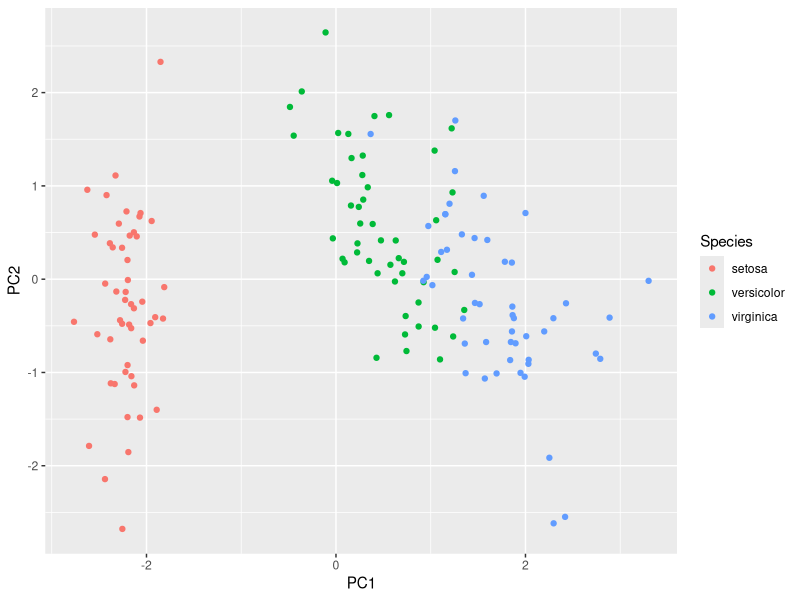
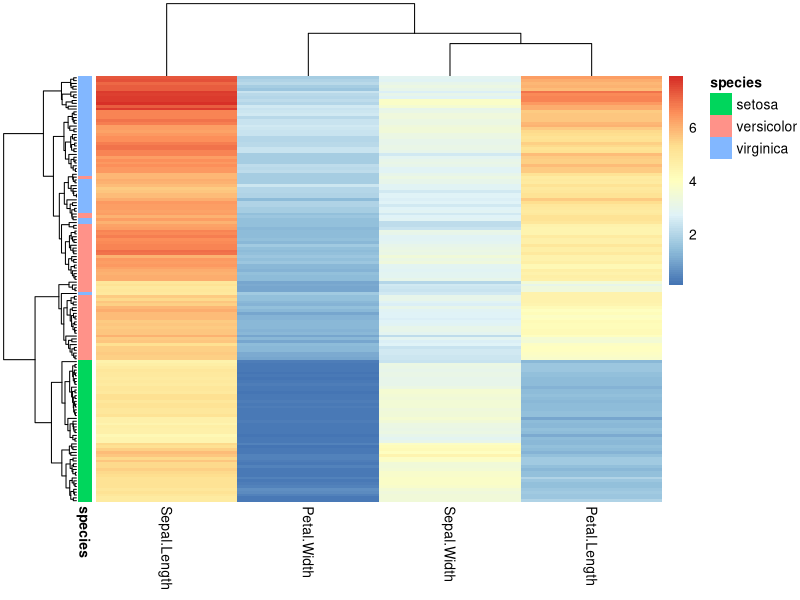
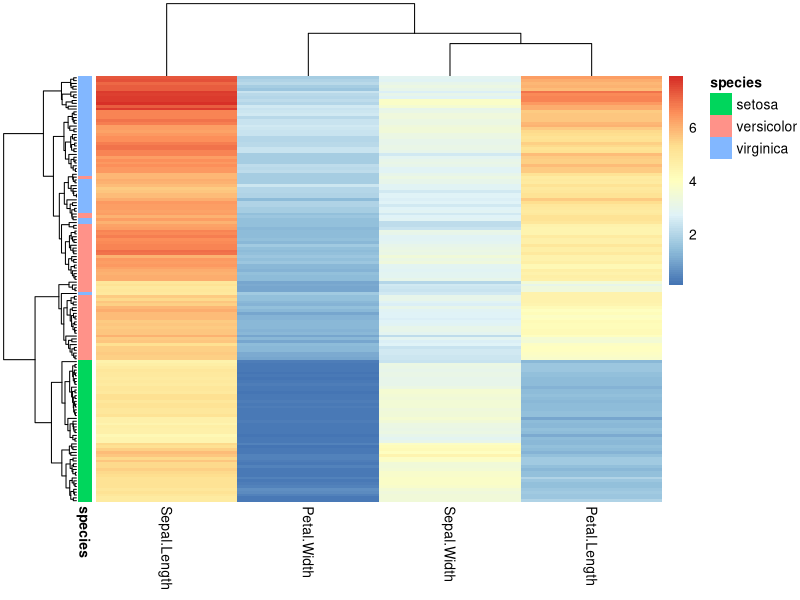
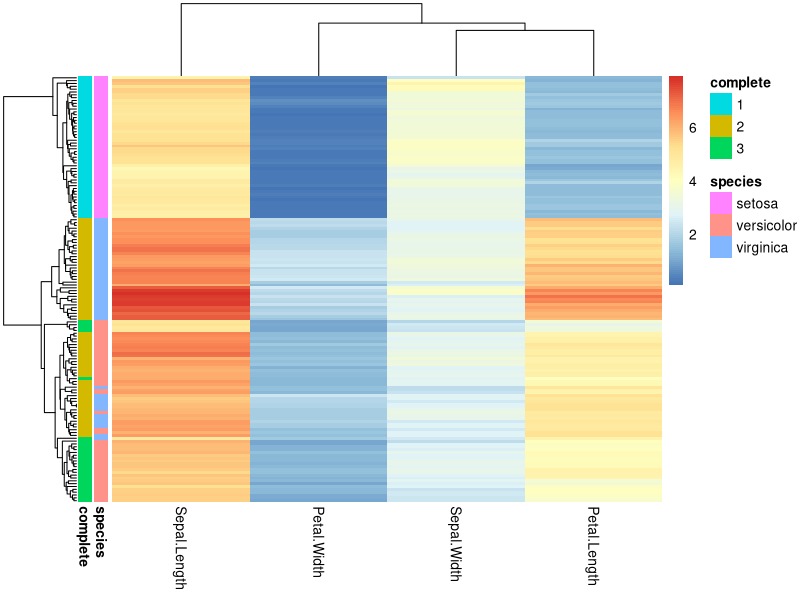
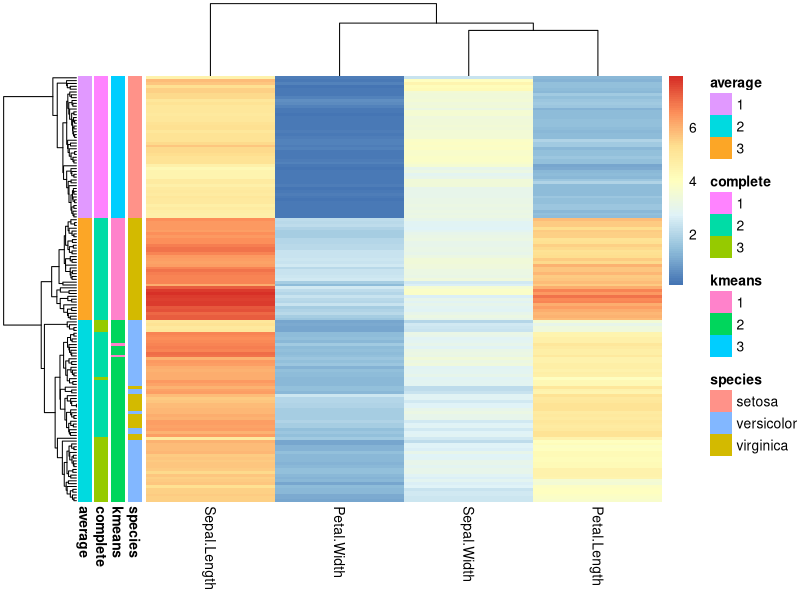

Reproduce these figures in R, in order.
library(mclust)
library(pheatmap)
library(data.table)
library(magrittr)
library(ggplot2)

# 1) PCA questions
iris2 <- as.data.table(iris)
iris2[, Species:=NULL]

# 1.1
ir.pca <- prcomp(iris2, center = TRUE, scale. = TRUE) 
summary(ir.pca)
# 0.7296 0.2285 0.03669 0.00518

# 1.2
iris_trans <- scale(iris2) %*% ir.pca$rotation
all(predict(ir.pca) == iris_trans)

qplot(PC1, PC2, geom="point", data=data.frame(iris_trans, Species = iris$Species),
      color = Species)

# 1.3 eu xei laaa

# 2.1
plot.data <- iris[, -5]
rownames(plot.data) <- paste("iris", 1:nrow(plot.data), sep=".")
row.ann <- data.frame(species = iris[, 5])
rownames(row.ann) <- rownames(plot.data)
pheatmap(plot.data,
         clustering_method = "complete",
         annotation_row = row.ann,
         show_rownames = FALSE)

# 2.2
plot.data <- iris[, -5]
rownames(plot.data) <- paste("iris", 1:nrow(plot.data), sep=".")
row.ann <- data.frame(species = iris[, 5])
rownames(row.ann) <- rownames(plot.data)
h1 <- pheatmap(plot.data,
         clustering_method = "complete",
         annotation_row = row.ann,
         show_rownames = FALSE)

complete <- cutree(h1$tree_row, k=3)


# 2.3
plot.data <- iris[, -5]
rownames(plot.data) <- paste("iris", 1:nrow(plot.data), sep=".")
row.ann <- data.frame(species = iris[, 5], complete = factor(complete))
rownames(row.ann) <- rownames(plot.data)
h2 <- pheatmap(plot.data,
         clustering_method = "average",
         annotation_row = row.ann,
         show_rownames = FALSE)

average <- cutree(h2$tree_row, k=3)
table(complete, average)

# 3
clust_km <- kmeans(iris[, -5], 3)

plot.data <- iris[, -5]
rownames(plot.data) <- paste("iris", 1:nrow(plot.data), sep=".")
row.ann <- data.frame(species = iris[, 5], kmeans = factor(clust_km$cluster), complete = factor(complete), average = factor(average))
rownames(row.ann) <- rownames(plot.data)
h2 <- pheatmap(plot.data,
               clustering_method = "average",
               annotation_row = row.ann,
               show_rownames = FALSE)

# well, kmeans gives results very similar to the average, but worse

# 4.1
clu_fit <- Mclust(iris[, c("Petal.Length", "Petal.Width")], G=3)

# 4.2
pe_len <- seq(min(iris$Petal.Length), max(iris$Petal.Length), 0.01)
pe_wid <- seq(min(iris$Petal.Width), max(iris$Petal.Width), 0.01)

# cluster 3 is bigger because of the covariance, we basically have a very big yellow elipse 

# 5.1
Rand_index <- function(X, Y)
{
  pairs <- t(combn(1:length(X), 2))
  
  
}

# mixtures models are the best
